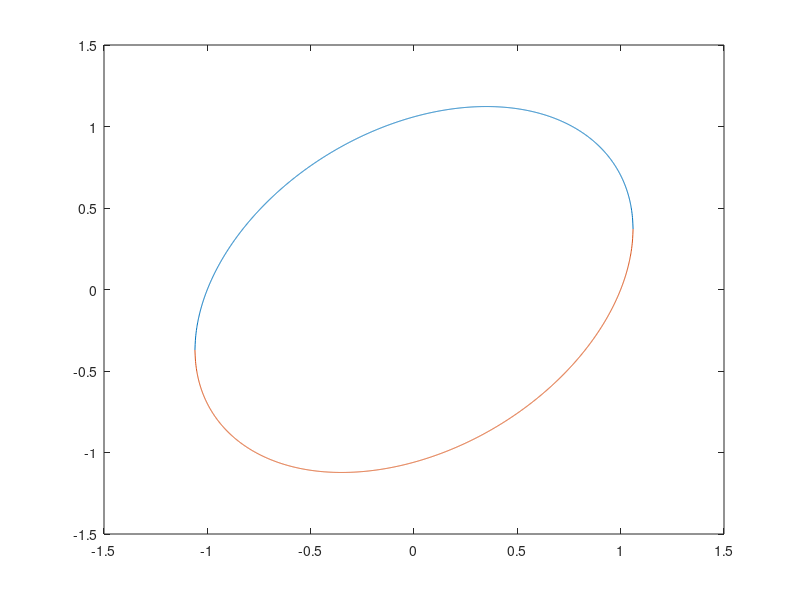

Write the MATLAB code that produced this figure.
function PlotHaighTheory()
 x=-1.06:0.001:1.06;
 z=0.35.*x-sqrt((0.1225)+1-x.*x);
 y=0.35.*x+sqrt((0.1225)+1-x.*x);
 plot(x,y,x,z)
 